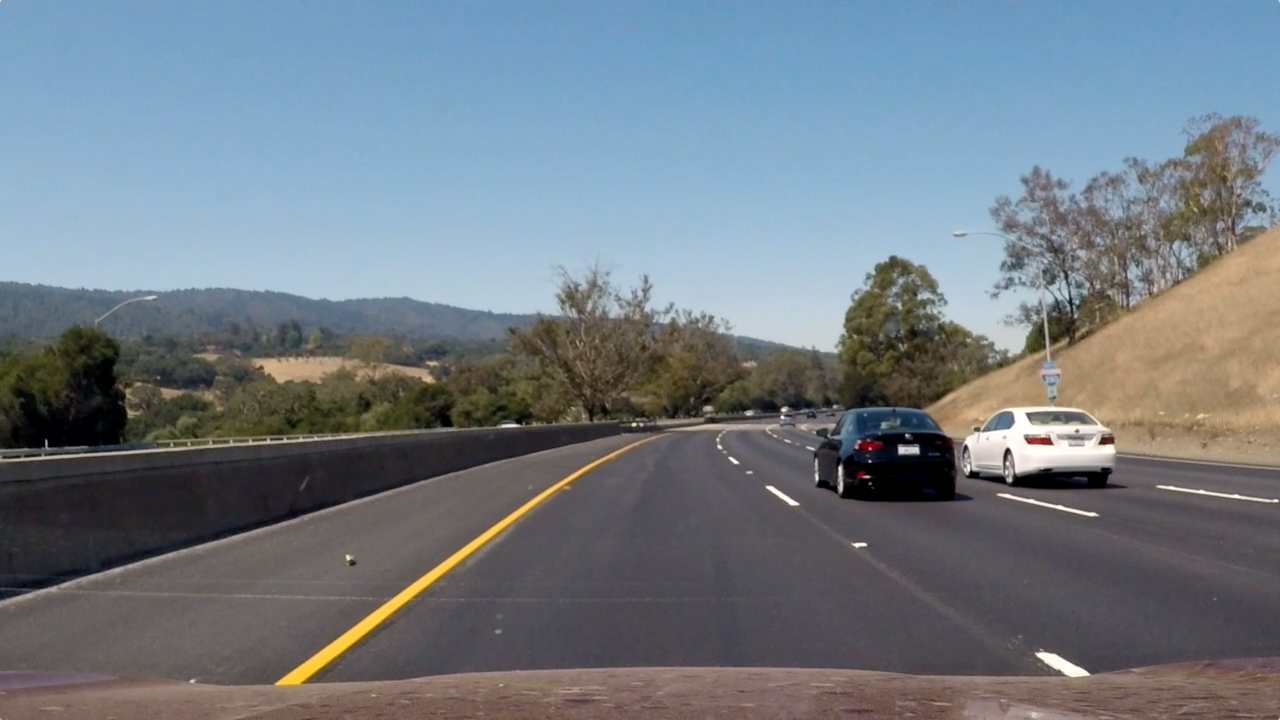
#> input picture trafficLight/test7.jpg, 2560 x 1440 px (shown at 1/2 size)
$ python convertSize.py
#> lines starting #> are read from the running program, lines starting #| are printed output that depends on the picture
import matplotlib.pyplot as plt
import matplotlib.image as mpimg
import numpy as np
import cv2

img = cv2.imread('test7.jpg')
#> img is the input picture: shape (1440, 2560, 3); mean B, G, R 131.3, 123, 113.8
plt.imshow(img)
# plt.show()
size = (960, 540)
halfImg = cv2.resize(img, size)
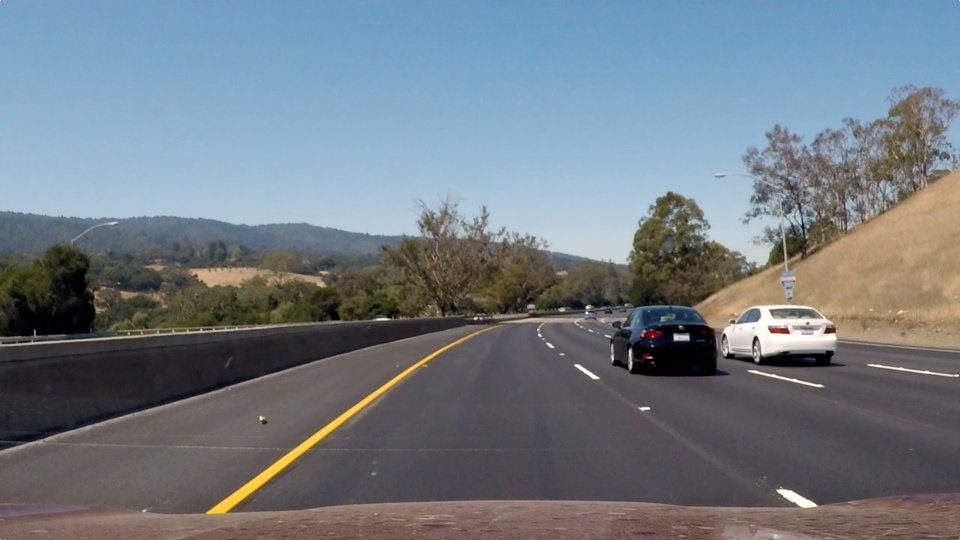
#> halfImg: shape (540, 960, 3); mean B, G, R 131.2, 122.9, 113.8
plt.imshow(halfImg)
# plt.show()
cv2.imwrite('test8.jpg', halfImg)
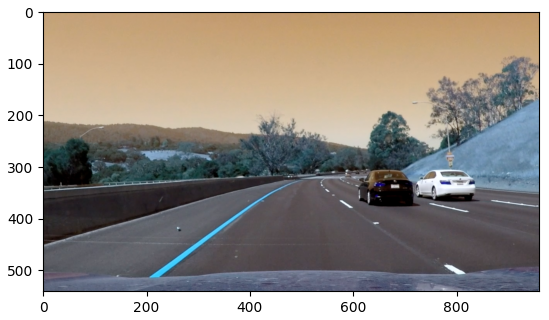
#> figure drawn by matplotlib, 1 panel; B, G, R data is drawn as R, G, B

$ run again, with trafficLight/test3.jpg copied over trafficLight/test7.jpg
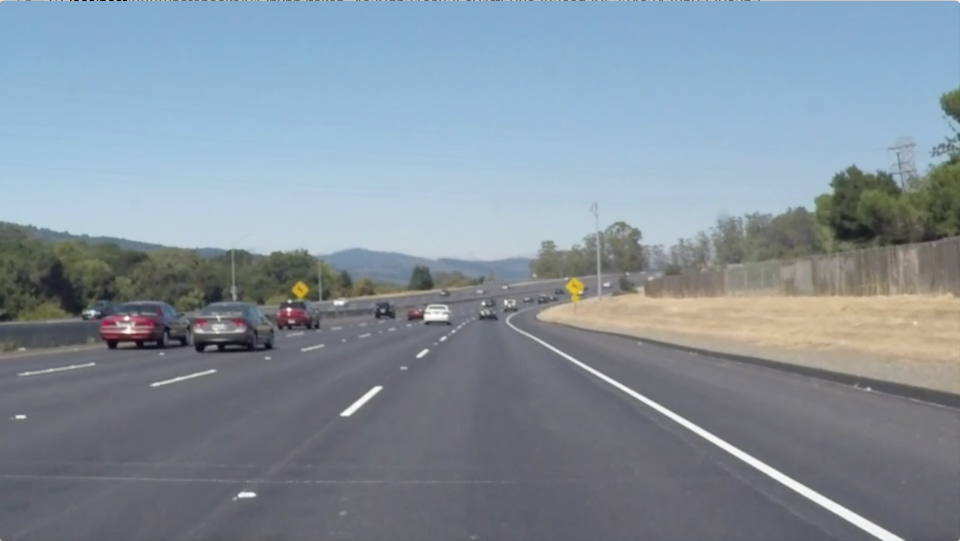
#> input picture trafficLight/test3.jpg, 1920 x 1082 px (shown at 1/2 size)
#> img is the input picture: shape (1082, 1920, 3); mean B, G, R 157, 145.3, 132
#> `halfImg = cv2.resize(img, size)`:
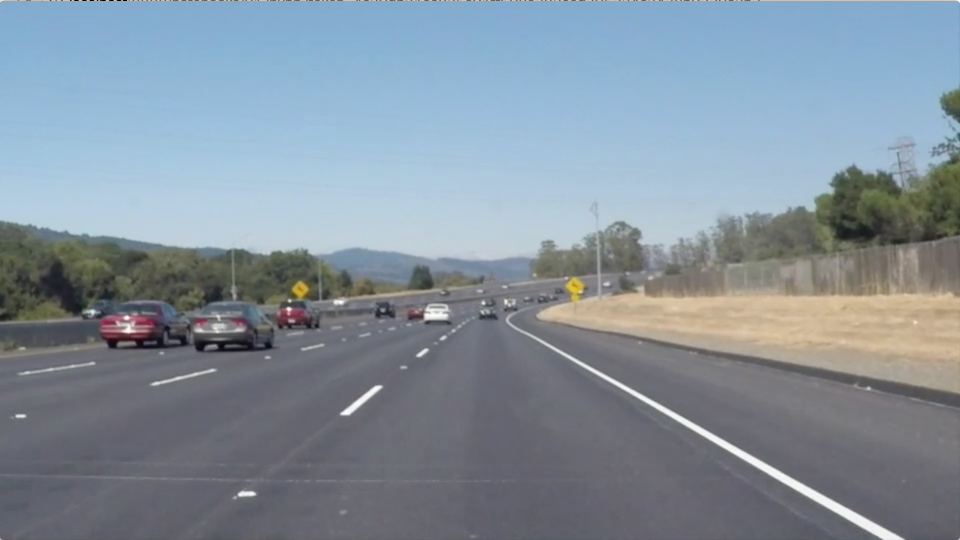
#> halfImg: shape (540, 960, 3); mean B, G, R 156.9, 145.3, 131.9
#> `cv2.imwrite('test8.jpg', halfImg)`:
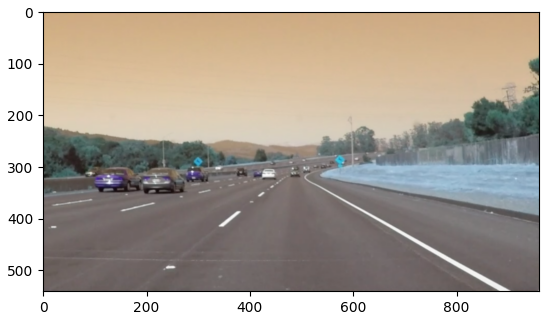
#> figure drawn by matplotlib, 1 panel; B, G, R data is drawn as R, G, B
